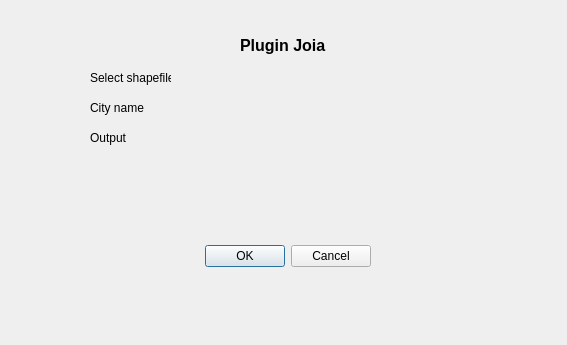
<?xml version="1.0" encoding="UTF-8"?>
<ui version="4.0">
 <class>joiaDialogBase</class>
 <widget class="QDialog" name="joiaDialogBase">
  <property name="geometry">
   <rect>
    <x>0</x>
    <y>0</y>
    <width>567</width>
    <height>345</height>
   </rect>
  </property>
  <property name="windowTitle">
   <string>Joia</string>
  </property>
  <widget class="QDialogButtonBox" name="button_box">
   <property name="geometry">
    <rect>
     <x>30</x>
     <y>240</y>
     <width>341</width>
     <height>32</height>
    </rect>
   </property>
   <property name="orientation">
    <enum>Qt::Horizontal</enum>
   </property>
   <property name="standardButtons">
    <set>QDialogButtonBox::Cancel|QDialogButtonBox::Ok</set>
   </property>
  </widget>
  <widget class="QLabel" name="label">
   <property name="geometry">
    <rect>
     <x>240</x>
     <y>30</y>
     <width>121</width>
     <height>31</height>
    </rect>
   </property>
   <property name="text">
    <string>&lt;html&gt;&lt;head/&gt;&lt;body&gt;&lt;p&gt;&lt;span style=&quot; font-size:12pt; font-weight:600;&quot;&gt;Plugin Joia&lt;/span&gt;&lt;/p&gt;&lt;/body&gt;&lt;/html&gt;</string>
   </property>
  </widget>
  <widget class="QLabel" name="label_2">
   <property name="geometry">
    <rect>
     <x>90</x>
     <y>70</y>
     <width>81</width>
     <height>16</height>
    </rect>
   </property>
   <property name="text">
    <string>Select shapefile</string>
   </property>
  </widget>
  <widget class="QLabel" name="label_3">
   <property name="geometry">
    <rect>
     <x>90</x>
     <y>100</y>
     <width>81</width>
     <height>16</height>
    </rect>
   </property>
   <property name="text">
    <string>City name</string>
   </property>
  </widget>
  <widget class="QLabel" name="label_4">
   <property name="geometry">
    <rect>
     <x>90</x>
     <y>130</y>
     <width>81</width>
     <height>16</height>
    </rect>
   </property>
   <property name="text">
    <string>Output</string>
   </property>
  </widget>
 </widget>
 <resources/>
 <connections>
  <connection>
   <sender>button_box</sender>
   <signal>accepted()</signal>
   <receiver>joiaDialogBase</receiver>
   <slot>accept()</slot>
   <hints>
    <hint type="sourcelabel">
     <x>20</x>
     <y>20</y>
    </hint>
    <hint type="destinationlabel">
     <x>20</x>
     <y>20</y>
    </hint>
   </hints>
  </connection>
  <connection>
   <sender>button_box</sender>
   <signal>rejected()</signal>
   <receiver>joiaDialogBase</receiver>
   <slot>reject()</slot>
   <hints>
    <hint type="sourcelabel">
     <x>20</x>
     <y>20</y>
    </hint>
    <hint type="destinationlabel">
     <x>20</x>
     <y>20</y>
    </hint>
   </hints>
  </connection>
 </connections>
</ui>
